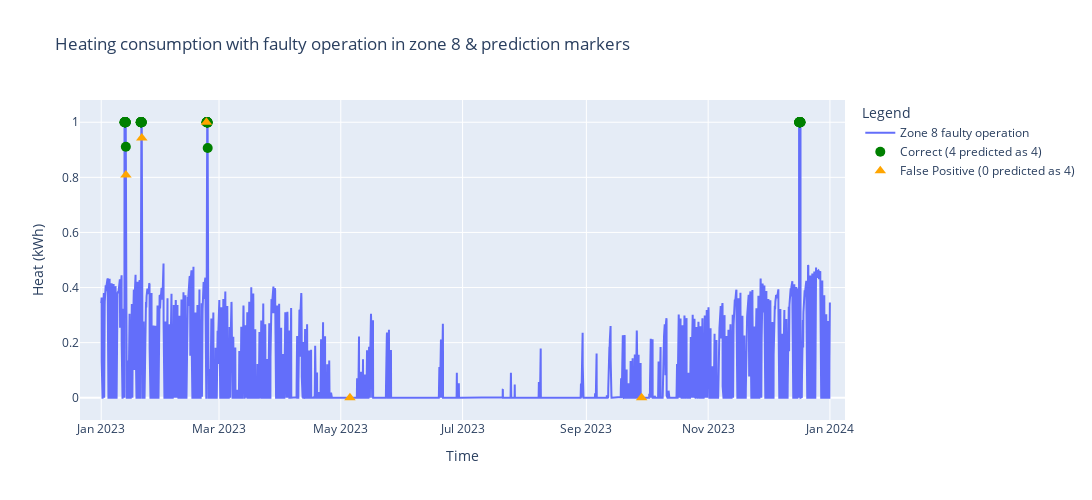

The notebook cell saved with this chart:
### Code cell
fig = go.Figure()

# Base temperature curve
fig.add_trace(go.Scatter(
    x=df_simulated['Time'], 
    y=df_simulated[test_heat], 
    mode='lines', 
    name='Zone 8 faulty operation'
))

# Convert y_pred to a Pandas Series with the correct index
y_pred_series = pd.Series(y_pred, index=test_y.index)

# Find indices for different cases
correct_1_indices = (test_y == 4) & (y_pred_series == 4)  # True 1, Pred 1 -> Green
false_negative_indices = (test_y == 4) & (y_pred_series == 0)  # True 1, Pred 0 -> Red
false_positive_indices = (test_y == 0) & (y_pred_series == 4)  # True 0, Pred 1 -> Orange

# Extract timestamps
correct_1_timestamps = df_simulated.loc[test_y.index, 'Time'][correct_1_indices]
false_negative_timestamps = df_simulated.loc[test_y.index, 'Time'][false_negative_indices]
false_positive_timestamps = df_simulated.loc[test_y.index, 'Time'][false_positive_indices]

# Extract corresponding temperatures
correct_1_temps = df_simulated.loc[test_y.index, test_heat][correct_1_indices]
false_negative_temps = df_simulated.loc[test_y.index, test_heat][false_negative_indices]
false_positive_temps = df_simulated.loc[test_y.index, test_heat][false_positive_indices]

# Add markers for correct predictions (Green)
fig.add_trace(go.Scatter(
    x=correct_1_timestamps,
    y=correct_1_temps,
    mode='markers',
    marker=dict(color='green', size=10),
    name='Correct (4 predicted as 4)'
))

# Add markers for false negatives (Red)
fig.add_trace(go.Scatter(
    x=false_negative_timestamps,
    y=false_negative_temps,
    mode='markers',
    marker=dict(color='red', size=10, symbol='x'),
    name='False Negative (4 predicted as 0)'
))

# Add markers for false positives (Orange)
fig.add_trace(go.Scatter(
    x=false_positive_timestamps,
    y=false_positive_temps,
    mode='markers',
    marker=dict(color='orange', size=10, symbol='triangle-up'),
    name='False Positive (0 predicted as 4)'
))

# Customize layout
fig.update_layout(
    title="Heating consumption with faulty operation in zone 8 & prediction markers",
    xaxis_title="Time",
    yaxis_title="Heat (kWh)",
    legend_title="Legend",
    template="plotly", 
    height = 500,
    width = 1200
)

# Show the plot

### Figure 1 — Plotly figure (JSON) as saved in the notebook; plotly's stock layout.template omitted (floating-point values rounded to 4 significant figures; data arrays with more than 128 entries replaced by an {"elided": "..."} marker saying what was removed)
{"data": [{"mode": "lines", "name": "Zone 8 faulty operation", "type": "scatter", "x": {"elided": "8760 str values"}, "y": {"elided": "8760 float values"}}, {"marker": {"color": "green", "size": 10}, "mode": "markers", "name": "Correct (4 predicted as 4)", "type": "scatter", "x": ["2023-01-12 16:00:00", "2023-01-12 17:00:00", "2023-01-12 18:00:00", "2023-01-12 19:00:00", "2023-01-12 20:00:00", "2023-01-12 21:00:00", "2023-01-12 22:00:00", "2023-01-12 23:00:00", "2023-01-13 00:00:00", "2023-01-13 01:00:00", "2023-01-13 02:00:00", "2023-01-13 03:00:00", "2023-01-13 04:00:00", "2023-01-13 05:00:00", "2023-01-13 06:00:00", "2023-01-13 07:00:00", "2023-01-13 08:00:00", "2023-01-20 18:00:00", "2023-01-20 19:00:00", "2023-01-20 20:00:00", "2023-01-20 21:00:00", "2023-01-20 22:00:00", "2023-01-20 23:00:00", "2023-01-21 00:00:00", "2023-01-21 01:00:00", "2023-01-21 02:00:00", "2023-01-21 03:00:00", "2023-01-21 04:00:00", "2023-01-21 05:00:00", "2023-01-21 06:00:00", "2023-01-21 07:00:00", "2023-02-22 18:00:00", "2023-02-22 19:00:00", "2023-02-22 20:00:00", "2023-02-22 21:00:00", "2023-02-22 22:00:00", "2023-02-22 23:00:00", "2023-02-23 00:00:00", "2023-02-23 01:00:00", "2023-02-23 02:00:00", "2023-02-23 03:00:00", "2023-02-23 04:00:00", "2023-02-23 05:00:00", "2023-02-23 06:00:00", "2023-02-23 07:00:00", "2023-02-23 08:00:00", "2023-12-16 14:00:00", "2023-12-16 15:00:00", "2023-12-16 16:00:00", "2023-12-16 17:00:00", "2023-12-16 18:00:00", "2023-12-16 19:00:00", "2023-12-16 20:00:00", "2023-12-16 21:00:00", "2023-12-16 22:00:00", "2023-12-16 23:00:00", "2023-12-17 00:00:00", "2023-12-17 01:00:00", "2023-12-17 02:00:00", "2023-12-17 03:00:00", "2023-12-17 04:00:00", "2023-12-17 05:00:00", "2023-12-17 06:00:00"], "y": [1, 1, 1, 1, 1, 1, 1, 1, 1, 1, 1, 1, 1, 1, 1, 1, 0.9111, 1, 1, 1, 1, 1, 1, 1, 1, 1, 1, 1, 1, 1, 1, 1, 1, 1, 1, 1, 1, 1, 1, 1, 1, 1, 1, 1, 0.9984, 0.9065, 1, 1, 1, 1, 1, 1, 1, 1, 1, 1, 1, 1, 1, 1, 1, 1, 1]}, {"marker": {"color": "red", "size": 10, "symbol": "x"}, "mode": "markers", "name": "False Negative (4 predicted as 0)", "type": "scatter", "x": [], "y": []}, {"marker": {"color": "orange", "size": 10, "symbol": "triangle-up"}, "mode": "markers", "name": "False Positive (0 predicted as 4)", "type": "scatter", "x": ["2023-01-13 09:00:00", "2023-01-21 08:00:00", "2023-02-22 17:00:00", "2023-05-05 14:00:00", "2023-09-28 16:00:00"], "y": [0.8087, 0.9427, 1, 0, 0]}], "layout": {"height": 500, "legend": {"title": {"text": "Legend"}}, "title": {"text": "Heating consumption with faulty operation in zone 8 & prediction markers"}, "width": 1200, "xaxis": {"title": {"text": "Time"}}, "yaxis": {"title": {"text": "Heat (kWh)"}}}}
